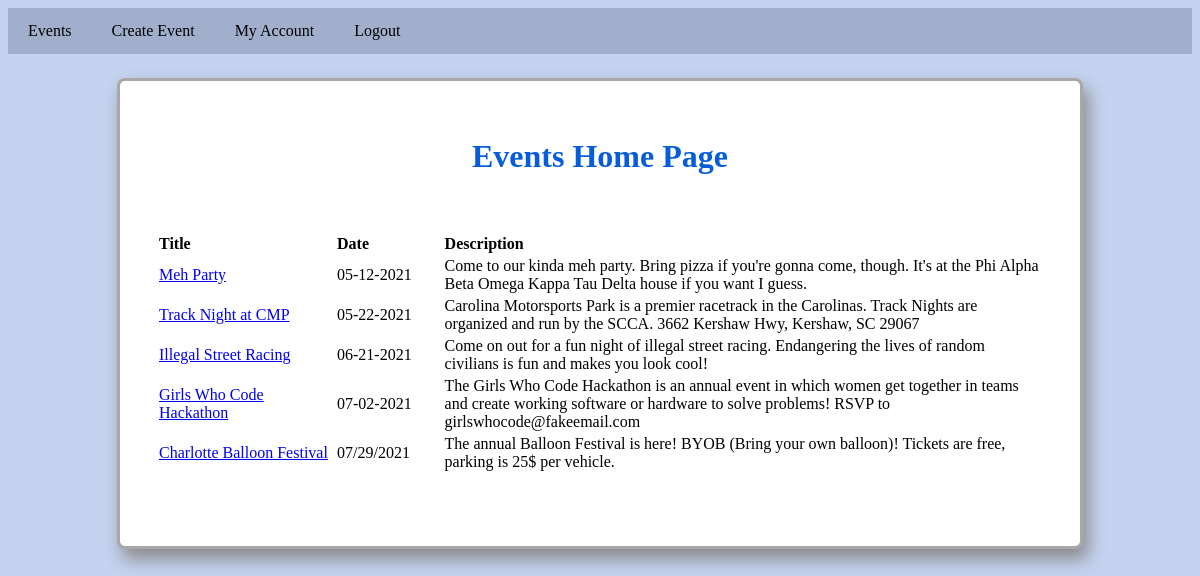
The app's page /index (signed in) with its own data.
### models.py (models this page shows, shortened)
class Event(db.Model):
    id = db.Column("id", db.Integer, primary_key=True)
    title = db.Column("title",db.String(200))
    text = db.Column("text", db.String(100))
    date = db.Column("date", db.String(50))
    rating = db.Column("rating", db.Integer, default=0)
    user_id = db.Column(db.Integer, db.ForeignKey("user.id"), nullable=False)
    image_name = db.Column(db.String(30), index=True)
    report_count = db.Column("reported", db.Integer, default=0)

### event_app.py (the view)
@app.route('/index')
def index():
    if session.get('user'):
        events = db.session.query(Event).all()
        my_event = db.session.query(Event).filter_by(user_id=session['user_id']).all()
        my_rsvp = db.session.query(Rsvp).filter_by(user_id=session['user_id']).all()
        return render_template("index.html", index=events, my_events=my_event, my_rsvps=my_rsvp, user=session['user'])
    else:
        return redirect(url_for('login'))

### templates/index.html (shortened to what this page needs)
<!DOCTYPE html>
<html lang="en">
    <head>
        <link rel="stylesheet" href="{{ url_for('static', filename='main.css') }}">
    </head>
    <body>
		<nav>
		    <a href="{{ url_for('index') }}">Events</a>
            <a href="{{ url_for('new') }}">Create Event</a>
            <a href="{{ url_for('profile') }}">My Account</a>
            <a href="{{url_for('logout')}}">Logout</a>
		</nav>
        <div class="body">
            <h1>Events Home Page</h1>
            <br><br>
            <table>
                <tr>
                    <th class="title">Title</th>
                    <th class="date">Date</th>
                    <th class="desc">Description</th>
                </tr>
                {% for event in index %}
                <tr>
                    <td><a href="{{ url_for('event', event_id=event.id) }}">{{ event.title }}</a></td>
                    <td>{{ event.date }}</td>
                    <td>{{ event.text }}</td>
                </tr>
                {% endfor %}
            </table>
            <br><br>
        </div>
    </body>
</html>

### static/main.css (style rules this page uses)
body { background-color: #c5d3f0; }
.body { margin: auto; margin-top: 2%; margin-bottom: 5%; width: 75%; border-style: solid; border-color: #a8a8a8; border-radius: 8px; box-shadow: 5px 10px 18px #888888; padding: 3%; background-color: white; }
h1 { color: #075dd9; text-align: center; }
table { width: 100%; }
tr { text-align: left; }
.title { width: 20%; }
.date { width: 12% }
nav { list-style-type: none; margin-bottom: 0; padding: 0; overflow: hidden; background-color: #a1afcc; }
nav a { float: left; display: block; color: black; padding: 14px 20px; text-decoration: none; }

### records on screen
Event: title "Meh Party", date "05-12-2021", text "Come to our kinda meh party. Bring pizza if you're gonna come, though. It's at the Phi Alpha Beta Omega Kappa Tau Delta house if you want I guess."
Event: title "Track Night at CMP", date "05-22-2021", text "Carolina Motorsports Park is a premier racetrack in the Carolinas. Track Nights are organized and run by the SCCA. 3662 Kershaw Hwy, Kershaw, SC 29067"
Event: title "Illegal Street Racing", date "06-21-2021", text "Come on out for a fun night of illegal street racing. Endangering the lives of random civilians is fun and makes you look cool!"
Event: title "Girls Who Code Hackathon", date "07-02-2021", text "The Girls Who Code Hackathon is an annual event in which women get together in teams and create working software or hardware to solve problems! RSVP to girlswhocode@fakeemail.com"
Event: title "Charlotte Balloon Festival", date "07/29/2021", text "The annual Balloon Festival is here! BYOB (Bring your own balloon)! Tickets are free, parking is 25$ per vehicle."
